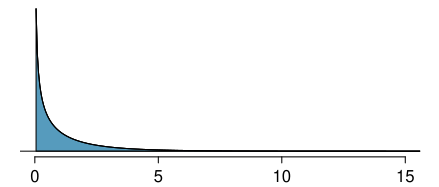

Recreate this plot in R.
library(openintro)
data(COL)

myPDF('mammogramPValue.pdf', 4.4, 1.87,
      mar = c(1.5, 1, 0.2, 1),
      mgp = c(2.1, 0.45, 0))

X <- seq(0, 25, 0.05)
Y <- dchisq(X, 1)

plot(X, Y, type = 'l', axes = FALSE, xlim = c(0, 15))
axis(1)
these <- which(X > 0.01748)
polygon(c(X[these[1]], X[these], X[rev(these)[1]]),
        c(0, Y[these], 0), col = COL[1])
lines(X, Y)
abline(h = 0)
dev.off()
